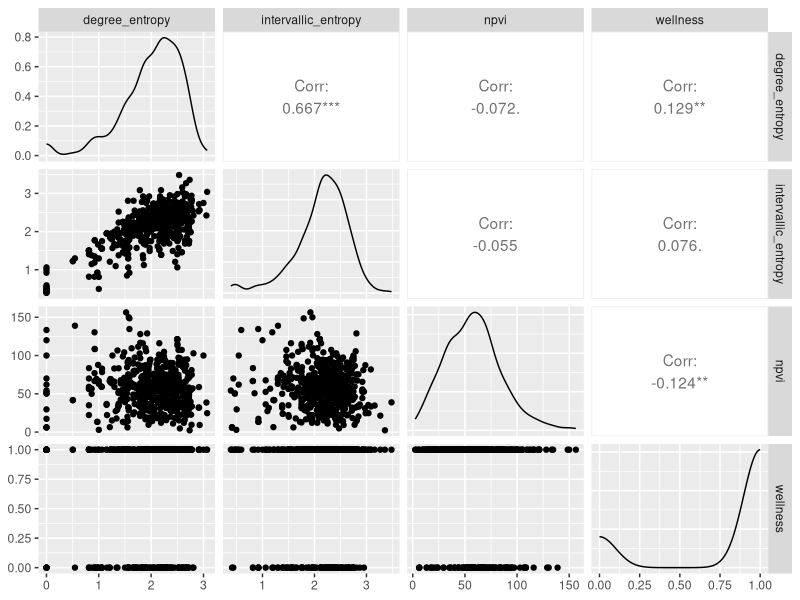
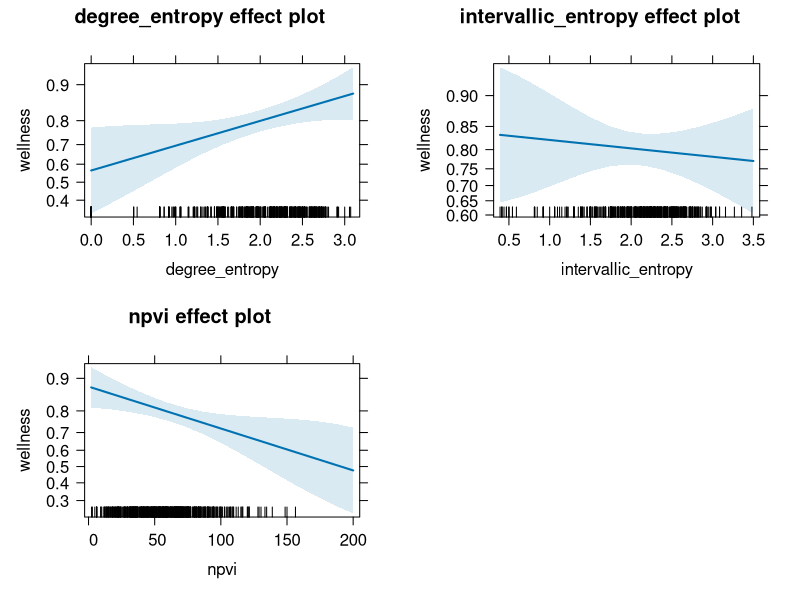
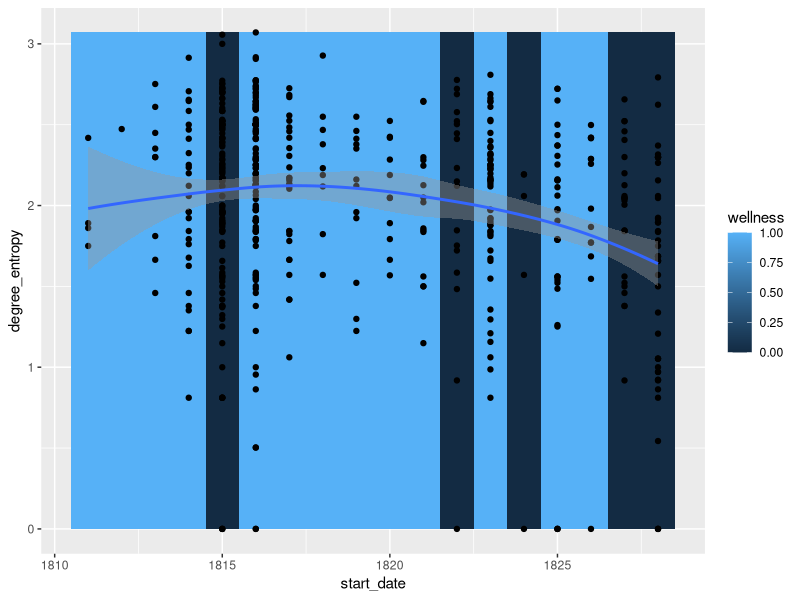
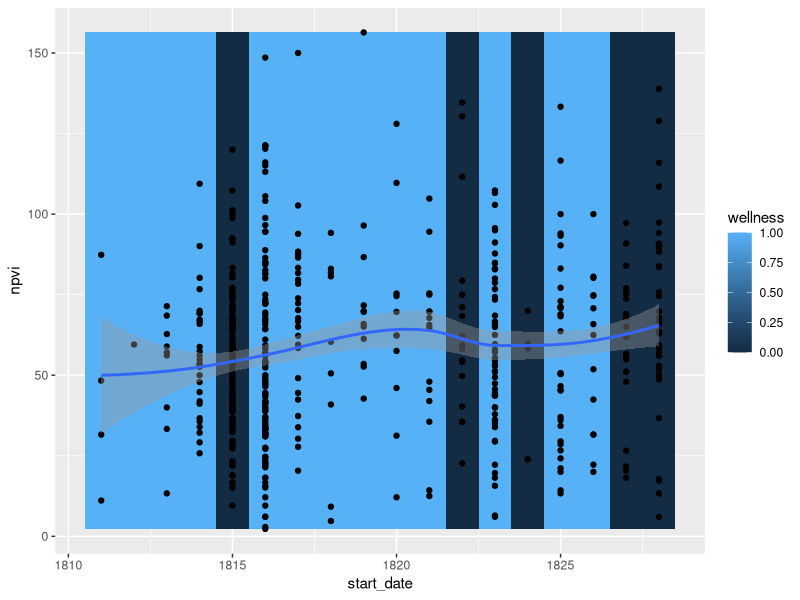

The R source for these figures, in order:
## ---- chunk 1
setwd("/Users/connordavis/Documents/GitHub/schubertWellness/")
schubert_data <- read.csv("schubertData.csv", header=T)
library(tidyverse)
library(GGally)
library(effects)
set.seed(529)
## ---- chunk 2
str(schubert_data)

schubertDataClean <- schubert_data %>% 
  filter(!str_detect(wellness, "uncertain")) %>% #get rid of pieces we aren't certain about his health
  select(-NOTES..to.be.deleted., #remove unecessary columns
         -completion_date,
         -deutsche_num,
         -filename) %>% 
  filter(!str_detect(start_date, "UNKNOWN")) %>% #remove unknowns from the dates
  drop_na() #drop nas

schubertDataClean$wellness <- if_else(schubertDataClean$wellness == "well", 1, 0) #change "unwell" to 0 and "well" to 1 for binomial analysis
schubertDataClean$start_date <- as.integer(schubertDataClean$start_date) #convert dates to integers to help with plotting

str(schubertDataClean) #resulting data structures
## ---- chunk 3
schubertDataClean %>% #looks like normal disctributions and degree_entropy and intervallic_entropy are  correlated.
  select(degree_entropy, intervallic_entropy, npvi, wellness) %>% 
  ggpairs() 
## ---- chunk 4
glmTest <- glm(formula = wellness ~ degree_entropy + 
                 intervallic_entropy + 
                 npvi,
               data = schubertDataClean, 
               family = binomial(link = "logit"))

summary(glmTest) #npvi and degree_entropy are significant at predicting wellness

plot(allEffects(glmTest)) ##to visualize the effect we can see the positive and negative influences of our two significant variables
## ---- chunk 5
glmSchubert <- glm(formula = wellness ~ degree_entropy + #npvi and degree_entropy are significant
                               intervallic_entropy,
                             data = schubertDataClean, 
                             family = binomial(link = "logit"))

summary(glmSchubert)

anova(glmTest, glmSchubert, test ="Chisq") #evaluating test against model without npvi. Model without npvi is better, so we will proceed with that.

glmTest$aic
glmSchubert$aic #just to further check, and glmSchubert is definitely better.

## ---- chunk 6
ggplot(schubertDataClean, aes(start_date, degree_entropy, wellness)) +
  geom_rect(aes(NULL, NULL,
                xmin=start_date - .5 , xmax=start_date +.5,
                ymin=min(degree_entropy), ymax=max(degree_entropy),
                fill=wellness
                )) +
    geom_point() + 
    geom_smooth()

ggplot(schubertDataClean, aes(start_date, npvi, wellness)) +
  geom_rect(aes(NULL, NULL,
                xmin=start_date - .5 ,xmax=start_date +.5,
                ymin=min(npvi), ymax=max(npvi),
                fill=wellness)) +
  geom_point() + 
  geom_smooth()
